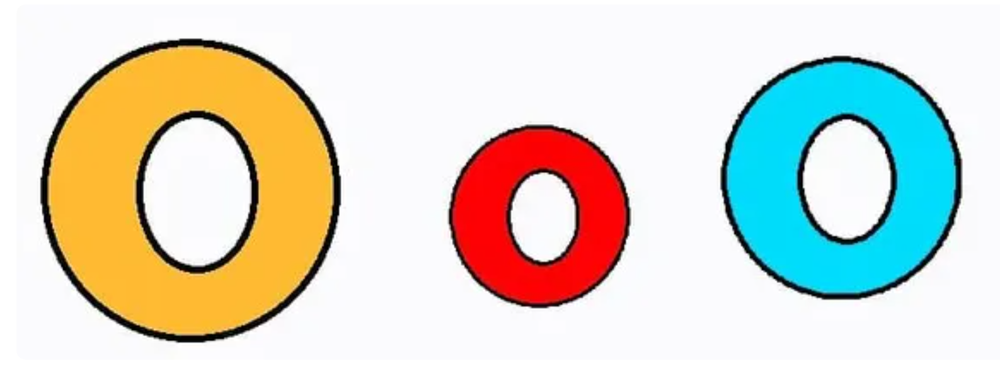
#> input picture 20241028_122740.png, 1000 x 371 px, shrunk from 1587 x 589 before the run
$ jupyter execute --allow-errors chap149.ipynb
#> lines starting #> are read from the running program, lines starting #| are printed output that depends on the picture; after the words box and inside, x2 and y2 are one past the last pixel; in counts of white or black regions, pixels touching at a corner belong together; long printed decimals are rounded
[cell 1]
import cv2
from PIL import Image
import numpy as np
import matplotlib.pyplot as pl
from matplotlib import pyplot as plt

[cell 2]
img = cv2.imread('20241028_122740.png')
#> img is the input picture: shape (371, 1000, 3); mean B, G, R 202.1, 215.4, 217.9
edges100 = cv2.Canny(img,100,100)
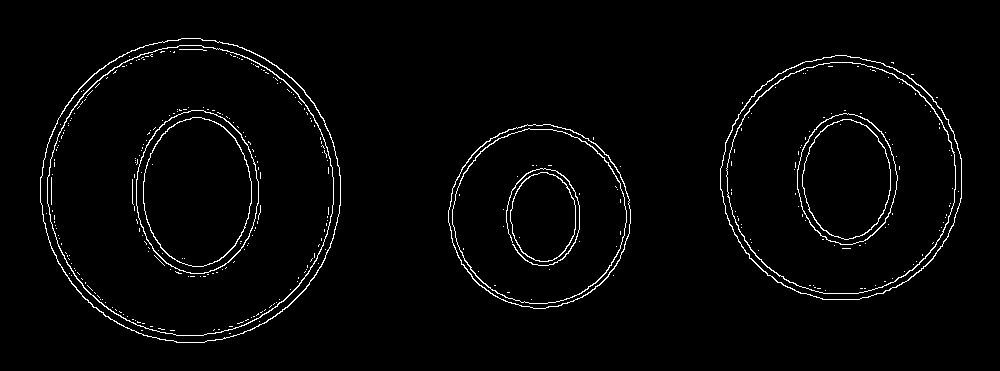
#> edges100: shape (371, 1000); 2.3% white in thin lines or dots, all inside (x1, y1, x2, y2) = (40, 38, 962, 343)
edges200 = cv2.Canny(img,200,200)
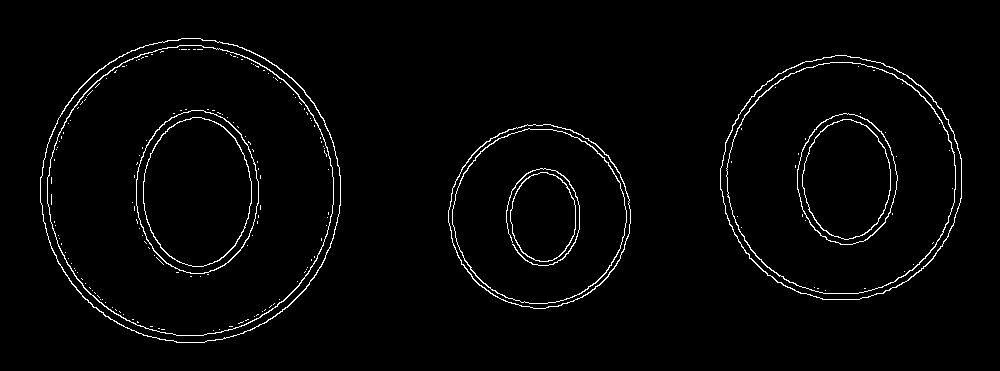
#> edges200: shape (371, 1000); 2.2% white in thin lines or dots, all inside (x1, y1, x2, y2) = (40, 38, 962, 343)
edges = cv2.Canny(img,100,200)

[cell 3]
plt.figure(figsize=(24,8))
plt.subplot(1,3,1),plt.imshow(edges100,cmap = 'gray')
plt.title('edges100'), plt.xticks([]), plt.yticks([])
plt.subplot(1,3,2),plt.imshow(edges200,cmap = 'gray')
plt.title('edges200'), plt.xticks([]), plt.yticks([])
plt.subplot(1,3,3),plt.imshow(edges,cmap = 'gray')
plt.title('edges100_200'), plt.xticks([]), plt.yticks([])
plt.show()
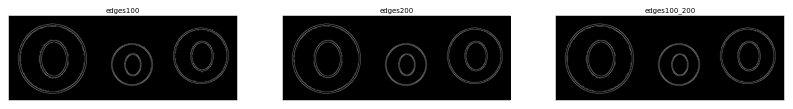
#> figure drawn by matplotlib, 3 panels

[cell 4]
contours, hierarchy = cv2.findContours(edges, cv2.RETR_TREE, cv2.CHAIN_APPROX_SIMPLE)
#> contours = 188 contours, 165 with area under 20; largest, box (x1, y1, x2, y2) and area: (40, 38, 341, 343) 71500, (40, 38, 341, 343) 71212, (47, 45, 334, 336) 64952, (47, 45, 334, 336) 64680, (720, 55, 962, 300) 46048
img0 = img.copy()
img1 = cv2.drawContours(img0, contours, -1, (255,0,0), 5)
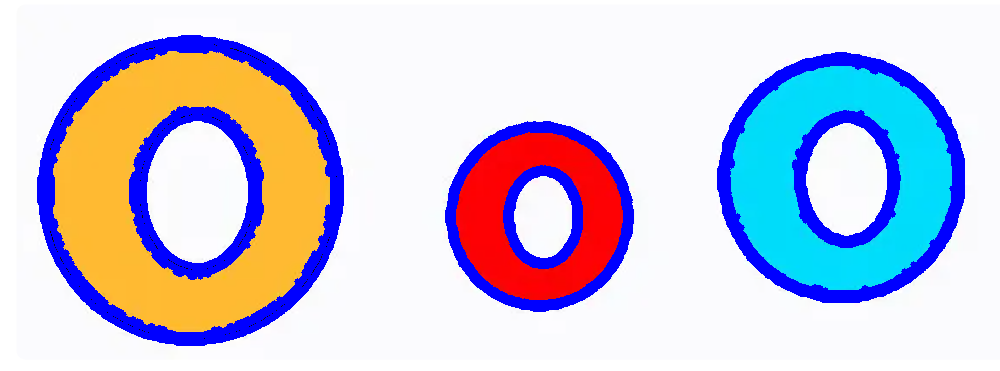
#> img1: shape (371, 1000, 3); mean B, G, R 220.2, 201.1, 202.8

[cell 5]
plt.figure(figsize=(24,8))
plt.subplot(1,2,1),plt.imshow(edges)
plt.title('Original'), plt.xticks([]), plt.yticks([])
plt.subplot(1,2,2),plt.imshow(img1)
plt.title('Contours'), plt.xticks([]), plt.yticks([])

plt.show()
#> figure, not shown here; B, G, R data is drawn as R, G, B

[cell 6]
print(len(contours))
#| 188

[cell 7]
img = cv2.imread('The-Ankh.jpg')
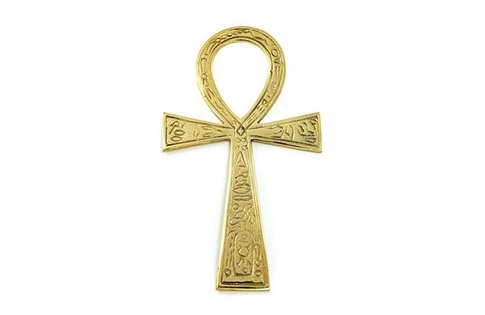
#> input picture The-Ankh.jpg, 485 x 315 px, shrunk from 770 x 500 before the run
#> img is the input picture: shape (315, 485, 3); mean B, G, R 240.8, 247.4, 249.1
#> (the rest of this cell did not finish here and is left out)

[cell 8]
plt.figure(figsize=(24,8))
plt.subplot(1,3,1),plt.imshow(img)
plt.title('Original'), plt.xticks([]), plt.yticks([])
#> (the rest of this cell did not finish here and is left out)

[cell 9]
kernel3 = np.ones((3,3),np.uint8)
kernel5 = np.ones((5,5),np.uint8)
kernel7 = np.ones((7,7),np.uint8)
#> (the rest of this cell did not finish here and is left out)

[cell 10]
plt.figure(figsize=(24,8))
#> (the rest of this cell did not finish here and is left out)

#> (a cell that did not finish here is left out)

[cell 12]
plt.figure(figsize=(24,8))
#> (the rest of this cell did not finish here and is left out)

[cell 13]
cnt = contours[1]
#> cnt = contour of 272 points, box (x1, y1, x2, y2) (448, 124, 631, 309), area 25838
M = cv2.moments(cnt)
#> M = moments, m00 25838, centre m10/m00, m01/m00 = (539.2, 215.8)
print(M)
#> (printed output is left out)

[cell 14]
cx = int(M['m10']/M['m00'])
#> cx = 539
cy = int(M['m01']/M['m00'])
#> cy = 215

[cell 15]
print(cx, cy)
#| 539 215

[cell 16]
area = cv2.contourArea(cnt)
#> area = 25838

[cell 17]
print(area)
#| 25838.0

[cell 18]
perimeter = cv2.arcLength(cnt,True)
#> perimeter = 610.8

[cell 19]
print(perimeter)
#| 610.784

[cell 20]
epsilon = 0.01*cv2.arcLength(cnt,True)
#> epsilon = 6.11
approx = cv2.approxPolyDP(cnt,epsilon,True)
#> approx = contour of 15 points, box (x1, y1, x2, y2) (448, 124, 631, 309), area 25352

[cell 21]
print(epsilon)
#| 6.108

[cell 22]
print(approx)
#> (printed output is left out)

[cell 23]
img1 = cv2.circle(img1,(cx,cy),5,(0,0,255),-1)
#> img1: shape (371, 1000, 3); 0.02% of pixels changed, all inside (x1, y1, x2, y2) = (534, 210, 545, 221)

#> (a cell that did not finish here is left out)

[cell 25]
plt.figure(figsize=(24,8))
#> (the rest of this cell did not finish here and is left out)

[cell 26]
x,y,w,h = cv2.boundingRect(cnt)
#> x = 448; y = 124; w = 183; h = 185
#> (the rest of this cell did not finish here and is left out)

[cell 27]
plt.figure(figsize=(24,8))
#> (the rest of this cell did not finish here and is left out)

[cell 28]
rect = cv2.minAreaRect(cnt)
#> rect = ((539.3, 215.8), (181.7, 181), -45)
box = cv2.boxPoints(rect)
#> box = [[539, 344], [411, 216], [539.5, 87.5], [667.5, 215.5]]
box = np.int0(box)
#> box = [[539, 344], [411, 216], [539, 87], [667, 215]]
img1 = cv2.drawContours(img1,[box],0,(0,0,255),2)

[cell 29]
plt.figure(figsize=(24,8))
#> (the rest of this cell did not finish here and is left out)

[cell 30]
(x,y),radius = cv2.minEnclosingCircle(cnt)
#> x = 538.5; y = 215.8; radius = 92.47
center = (int(x),int(y))
#> center = (538, 215)
radius = int(radius)
#> radius = 92
img1 = cv2.circle(img1,center,radius,(0,255,0),2)

[cell 31]
plt.figure(figsize=(24,8))
#> (the rest of this cell did not finish here and is left out)

[cell 32]
ellipse = cv2.fitEllipse(cnt)
#> ellipse = ((539.1, 215.8), (180.3, 182.4), 179.1)
img1 = cv2.ellipse(img1,ellipse,(0,255,0),2)

[cell 33]
rows,cols = img.shape[:2]
#> rows = 315; cols = 485
[vx,vy,x,y] = cv2.fitLine(cnt, cv2.DIST_L2,0,0.01,0.01)
#> vx = [0.502]; vy = [-0.865]; x = [542]; y = [213.8]
lefty = int((-x*vy/vx) + y)
#> lefty = 1148
righty = int(((cols-x)*vy/vx)+y)
#> righty = 312
img1 = cv2.line(img1,(cols-1,righty),(0,lefty),(0,255,0),2)
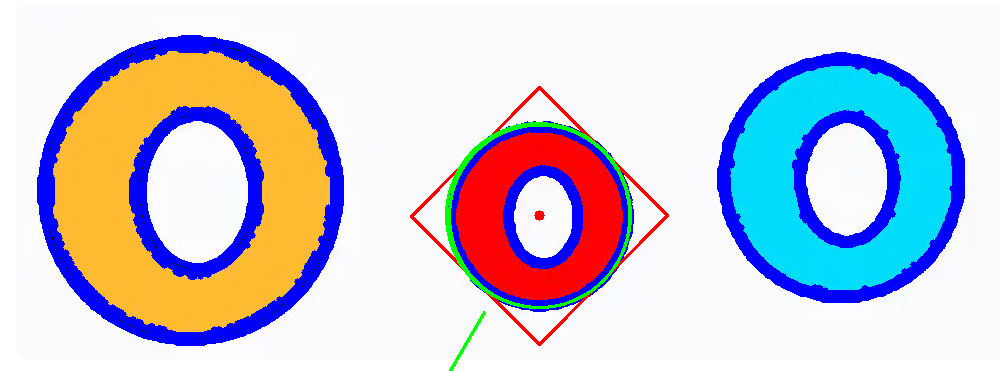
#> img1: shape (371, 1000, 3); mean B, G, R 217, 201.5, 202.7
